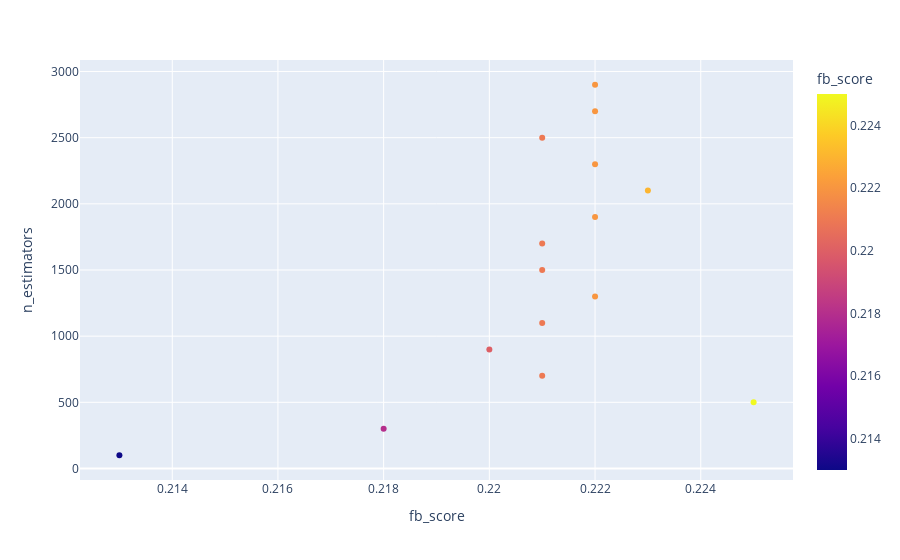

Notebook cell for this chart:
### Code cell
fig = px.scatter(fd, x='fb_score', y='n_estimators', color='fb_score')
fig.show()

### Figure 1 — Plotly figure (JSON) as saved in the notebook; plotly's stock layout.template omitted (floating-point values rounded to 4 significant figures)
{"data": [{"hovertemplate": "fb_score=%{marker.color}<br>n_estimators=%{y}<extra></extra>", "legendgroup": "", "marker": {"color": [0.213, 0.218, 0.225, 0.221, 0.22, 0.221, 0.222, 0.221, 0.221, 0.222, 0.223, 0.222, 0.221, 0.222, 0.222], "coloraxis": "coloraxis", "symbol": "circle"}, "mode": "markers", "name": "", "orientation": "v", "showlegend": false, "type": "scatter", "x": [0.213, 0.218, 0.225, 0.221, 0.22, 0.221, 0.222, 0.221, 0.221, 0.222, 0.223, 0.222, 0.221, 0.222, 0.222], "xaxis": "x", "y": [100, 300, 500, 700, 900, 1100, 1300, 1500, 1700, 1900, 2100, 2300, 2500, 2700, 2900], "yaxis": "y"}], "layout": {"coloraxis": {"colorbar": {"title": {"text": "fb_score"}}, "colorscale": [[0, "#0d0887"], [0.1111, "#46039f"], [0.2222, "#7201a8"], [0.3333, "#9c179e"], [0.4444, "#bd3786"], [0.5556, "#d8576b"], [0.6667, "#ed7953"], [0.7778, "#fb9f3a"], [0.8889, "#fdca26"], [1, "#f0f921"]]}, "legend": {"tracegroupgap": 0}, "margin": {"t": 60}, "xaxis": {"anchor": "y", "domain": [0, 1], "title": {"text": "fb_score"}}, "yaxis": {"anchor": "x", "domain": [0, 1], "title": {"text": "n_estimators"}}}}
